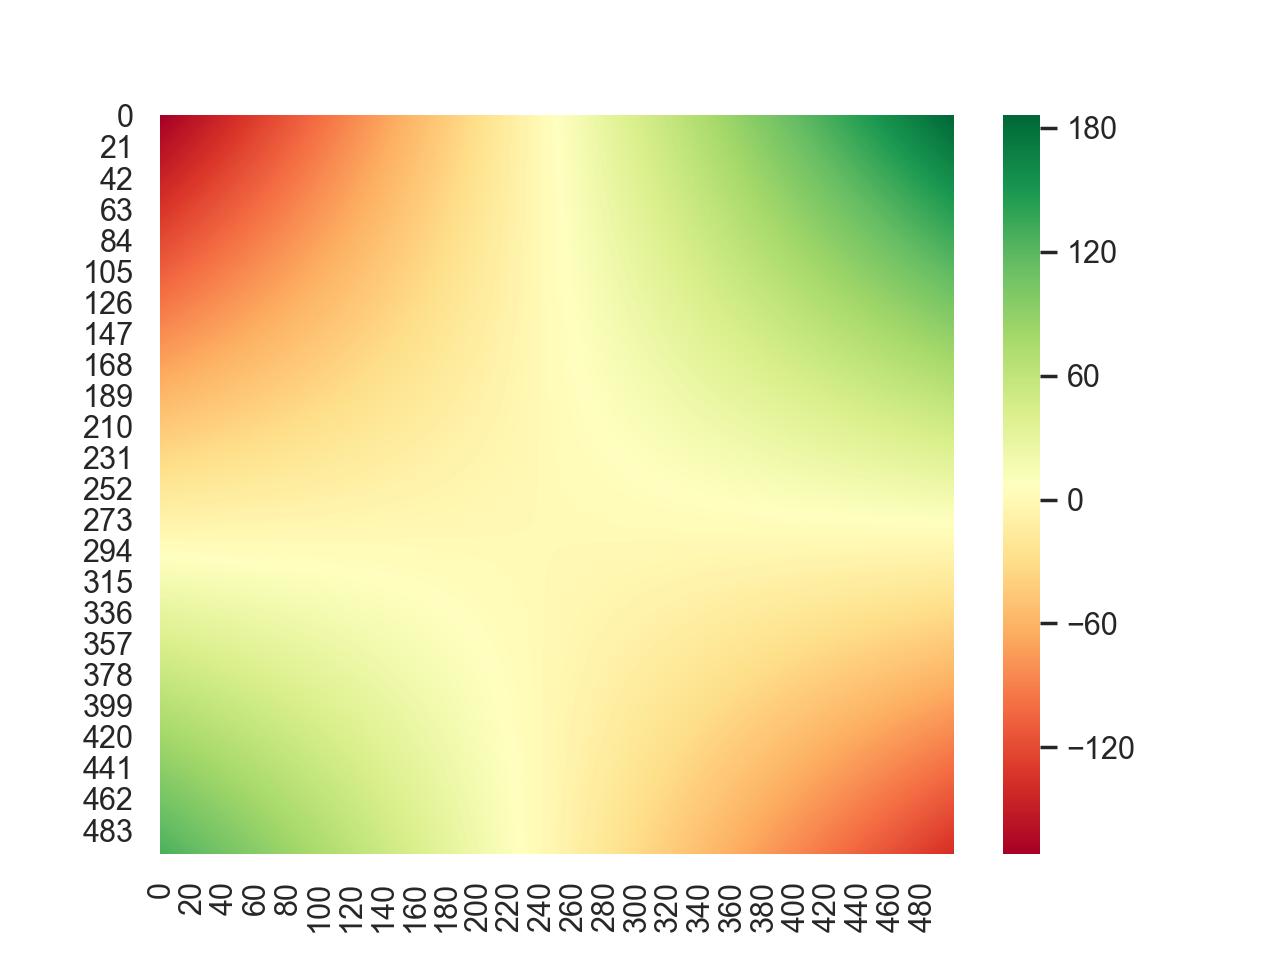

Reproduce this figure in Python.
import numpy as np
import seaborn as sns; sns.set()
import matplotlib.pyplot as plt

data = np.genfromtxt('determine.csv', delimiter=',', dtype=np.float)
data = data[1250:1750, 1250:1750]
print(data[1250:1750, 1250:1750].shape)
ax = sns.heatmap(data=data, cmap="RdYlGn")
plt.show()
